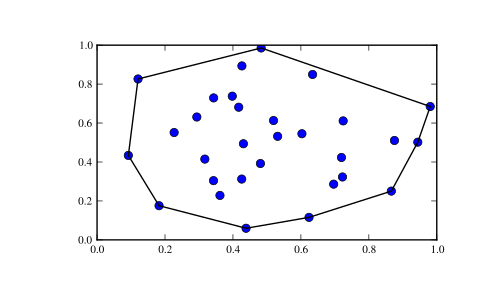

Here is the Python script that generated this plot:
# Convex hull of a random set of points:

from scipy.spatial import ConvexHull
points = np.random.rand(30, 2)   # 30 random points in 2-D
hull = ConvexHull(points)

# Plot it:

import matplotlib.pyplot as plt
plt.plot(points[:,0], points[:,1], 'o')
for simplex in hull.simplices:
    plt.plot(points[simplex,0], points[simplex,1], 'k-')
plt.show()
